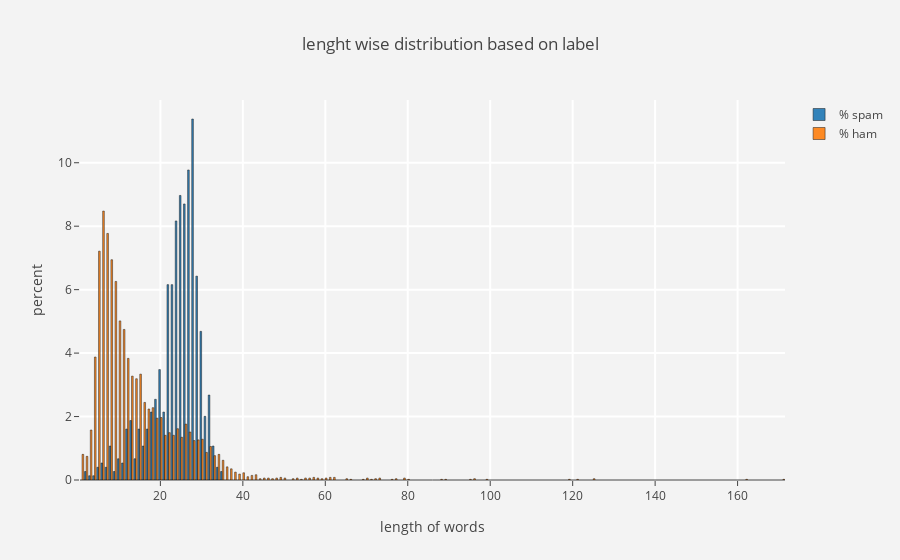

Write notebook code for a chart like this one.
### Code cell
# lenght wise distribution based on label
spam    = messages[messages["label"] == "spam"]
ham = messages[messages["label"] == "ham"]


trace1 = go.Histogram(x  = spam["length"],
                          histnorm= "percent",
                          name = "% spam",
                          marker = dict(line = dict(width = .5,
                                                    color = "black"
                                                    )
                                        ),
                         opacity = .9 
                         ) 
    
trace2 = go.Histogram(x  = ham["length"],
                          histnorm = "percent",
                          name = "% ham",
                          marker = dict(line = dict(width = .5,
                                              color = "black"
                                             )
                                 ),
                          opacity = .9
                         )
    
layout = go.Layout(dict(title ="lenght wise distribution based on label ",
                            plot_bgcolor  = "rgb(243,243,243)",
                            paper_bgcolor = "rgb(243,243,243)",
                            xaxis = dict(gridcolor = 'rgb(255, 255, 255)',
                                             title = "length of words",
                                             zerolinewidth=2,
                                             ticklen=5,
                                             gridwidth=2
                                            ),
                            yaxis = dict(gridcolor = 'rgb(255, 255, 255)',
                                             title = "percent",
                                             zerolinewidth=1,
                                             ticklen=5,
                                             gridwidth=2
                                            ),
                           )
                      )
data = [trace1,trace2]
fig  = go.Figure(data=data,layout=layout)
py.iplot(fig)

### Figure 1 — Plotly figure (JSON) as saved in the notebook; plotly's stock layout.template omitted (floating-point values rounded to 4 significant figures; data arrays with more than 128 entries replaced by an {"elided": "..."} marker saying what was removed)
{"data": [{"histnorm": "percent", "marker": {"line": {"color": "black", "width": 0.5}}, "name": "% spam", "opacity": 0.9, "type": "histogram", "uid": "1a5a44d9-270e-4ec3-b06e-88bf1e6bd49b", "x": {"elided": "747 int values"}}, {"histnorm": "percent", "marker": {"line": {"color": "black", "width": 0.5}}, "name": "% ham", "opacity": 0.9, "type": "histogram", "uid": "d89a0715-c74f-4132-b5d2-41015dd8213c", "x": {"elided": "4825 int values"}}], "layout": {"paper_bgcolor": "rgb(243,243,243)", "plot_bgcolor": "rgb(243,243,243)", "title": {"text": "lenght wise distribution based on label "}, "xaxis": {"gridcolor": "rgb(255, 255, 255)", "gridwidth": 2, "ticklen": 5, "title": {"text": "length of words"}, "zerolinewidth": 2}, "yaxis": {"gridcolor": "rgb(255, 255, 255)", "gridwidth": 2, "ticklen": 5, "title": {"text": "percent"}, "zerolinewidth": 1}}}
